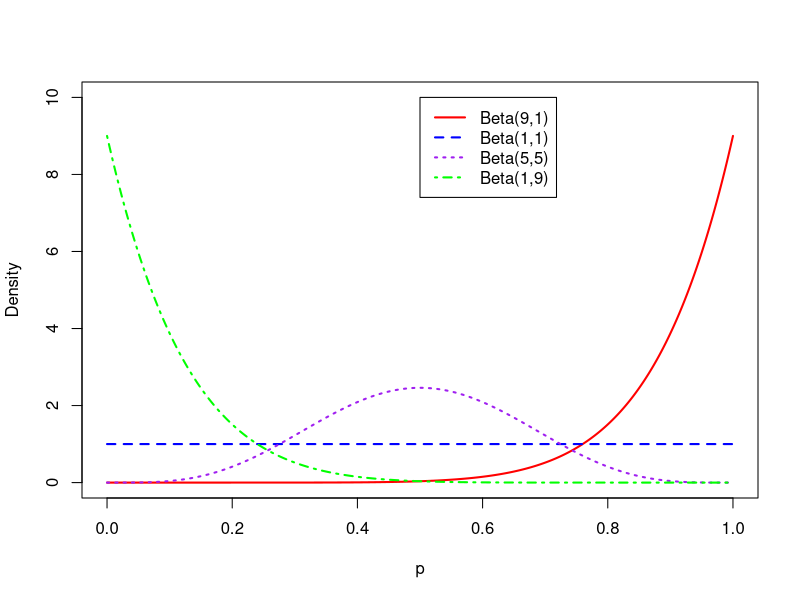

R code for this plot:
## pdf of Beta distributions

p <- seq(0,1,length=500)
beta_1 <- dbeta(p,9,1)  # calculate the pdf of a Beta distribution 
beta_2 <- dbeta(p,1,1)
beta_3 <- dbeta(p,5,5)
beta_4 <- dbeta(p,1,9)
#jpeg("Ch4_Beta.jpeg", width = 6, height = 4, units = 'in', res = 1800)  # save the plot as jpeg format
plot(p,beta_1,type="l",ylab="Density",xlab="p",lty=1,lwd=2,col="red",ylim=c(0,10)) # plot pdf of Beta(9,1)
lines(p,beta_2,lty=2,lwd=2,col="blue") # add pdf of Beta(1,1)
lines(p,beta_3,lty=3,lwd=2,col="purple") # add pdf of Beta(2,2)
lines(p,beta_4,lty=4,lwd=2,col="green") # add pdf of Beta(1,9)
legend(.5,10,c("Beta(9,1)","Beta(1,1)","Beta(5,5)","Beta(1,9)"),lty=c(1,2,3,4),lwd=c(2,2,2,2),col=c("red","blue","purple","green")) # add legend
#dev.off()